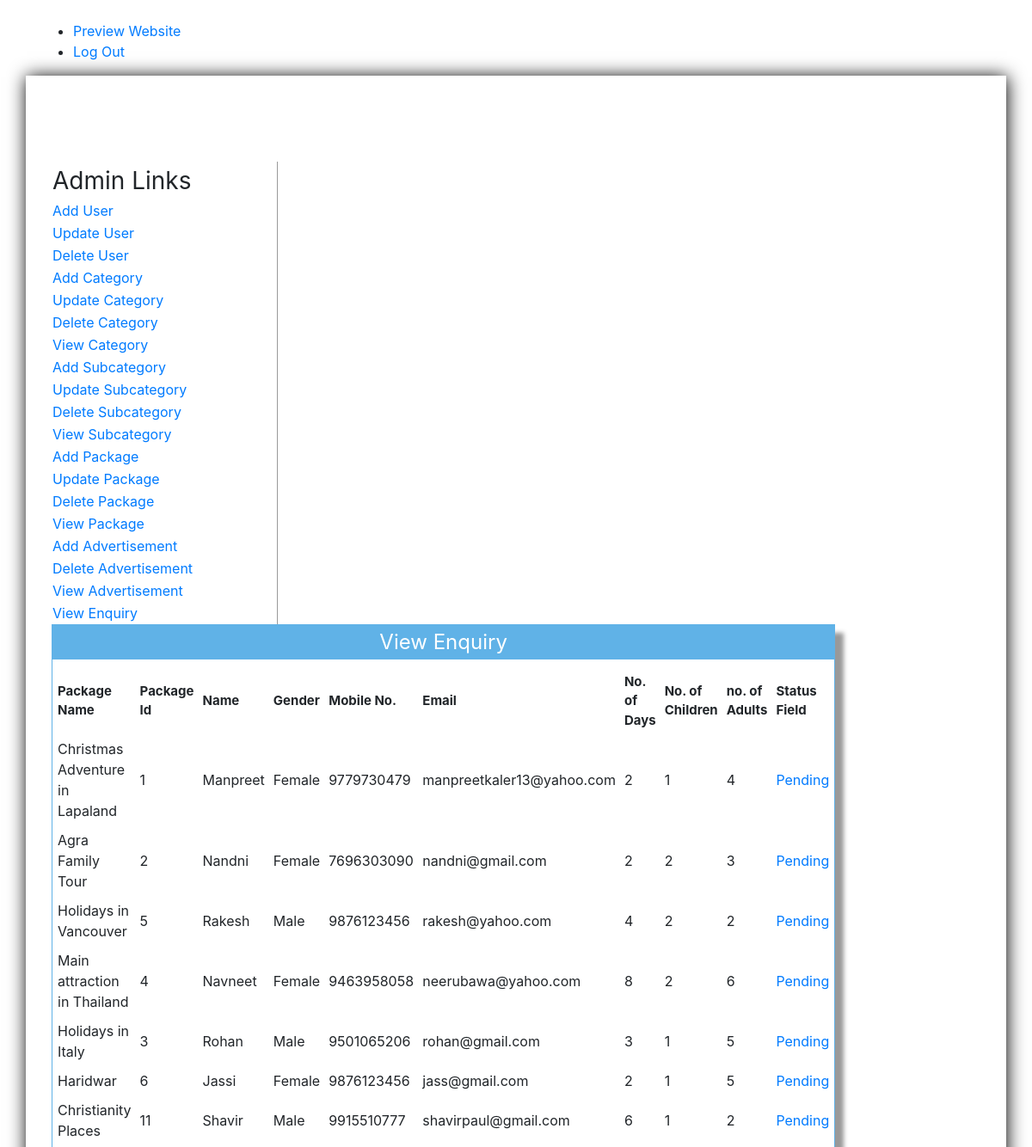
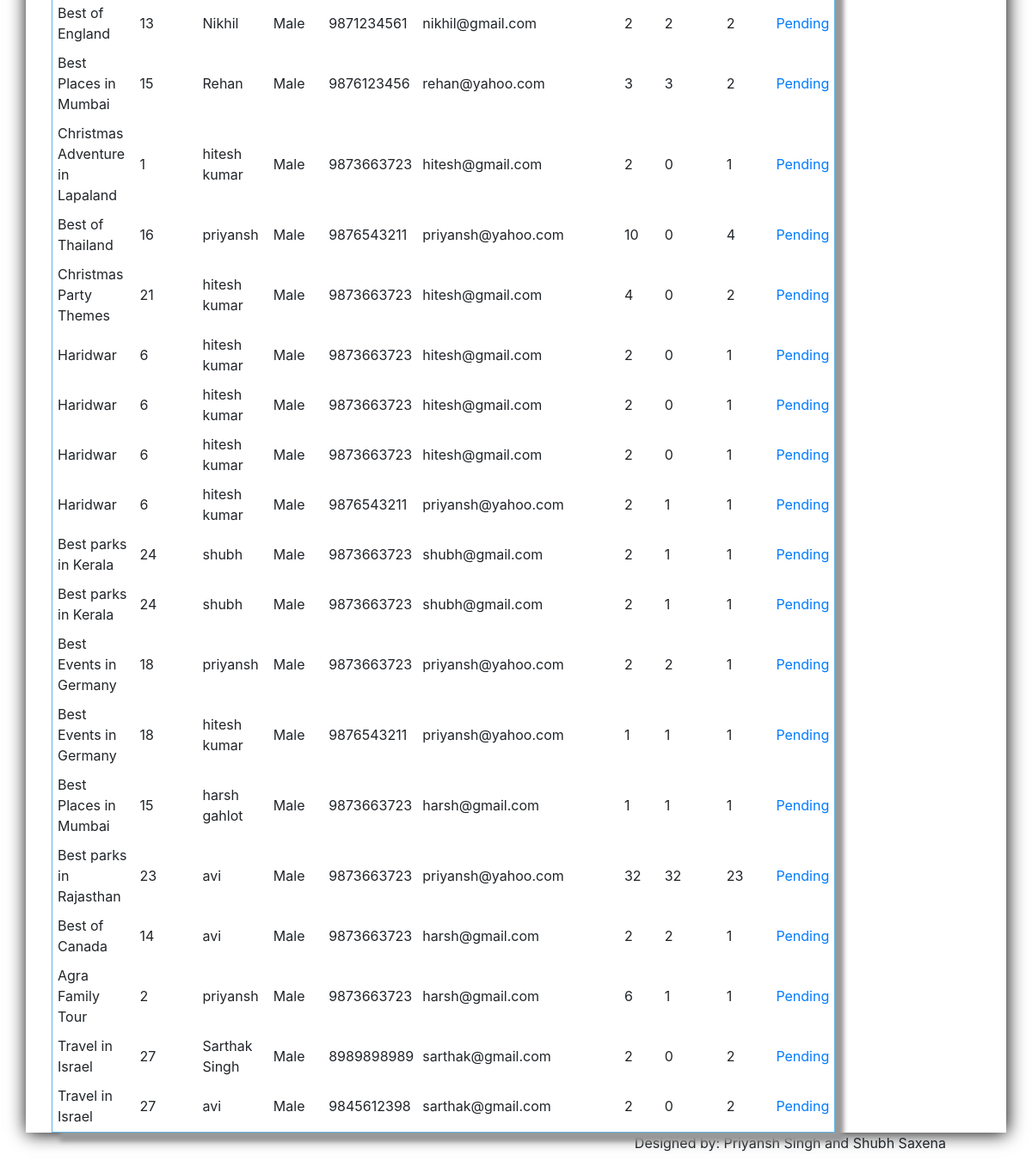
The page /Admin/viewenquiry.php (signed in) on the database its author committed (2 pictures, top to bottom).
### tables this page shows
CREATE TABLE `enquiry` (
  `Enquiryid` int(50) NOT NULL,
  `Packageid` int(50) NOT NULL,
  `Name` varchar(200) NOT NULL,
  `Gender` varchar(20) NOT NULL,
  `Mobileno` varchar(20) NOT NULL,
  `Email` varchar(50) NOT NULL,
  `NoofDays` int(50) NOT NULL,
  `Child` int(50) NOT NULL,
  `Adults` int(50) NOT NULL,
  `Message` varchar(900) NOT NULL,
  `Statusfield` varchar(200) NOT NULL
);

CREATE TABLE `package` (
  `Packid` int(200) NOT NULL,
  `Packname` varchar(1000) NOT NULL,
  `Category` int(200) NOT NULL,
  `Subcategory` int(200) NOT NULL,
  `Packprice` int(200) NOT NULL,
  `Pic1` varchar(8000) NOT NULL,
  `Pic2` varchar(8000) NOT NULL,
  `Pic3` varchar(8000) NOT NULL,
  `Detail` varchar(8000) NOT NULL
);

### Admin/viewenquiry.php (the view, shortened to what this page needs)
<!DOCTYPE html>
<html>
<head>
<link href="style.css" rel="stylesheet" type="text/css" />
<link href="../css/bootstrap.css" rel='stylesheet' type='text/css'/>
<link href="../css/style.css" rel="stylesheet" type="text/css" media="all"/>
<link href="../css/animate.css" rel="stylesheet" type="text/css" media="all">
</head>
<body>
<?php include('function.php'); ?>
<?php include('top.php'); ?>
<div style="padding-top:100px; box-shadow:1px 1px 20px black; min-height:570px" class="container">
<div class="col-sm-3" style="border-right:1px solid #999; min-height:450px;">
<?php include('left.php'); ?>
</div>
<div class="col-sm-9">
<form method="post">
<table border="0" width="90%" height="300px" align="center" class="tableshadow">
<tr><td class="toptd">View Enquiry</td></tr>
<tr><td align="center" valign="top" style="padding-top:10px;">
<table border="0" align="center" width="95%">
<tr><td style="font-size:15px; padding:5px; font-weight:bold;" >Package Name</td>
<td style="font-size:15px; padding:5px; font-weight:bold; ">Package Id</td>
<td style="font-size:15px; padding:5px; font-weight:bold;">Name</td>
<td style="font-size:15px; padding:5px; font-weight:bold;">Gender</td>
<td style="font-size:15px; padding:5px; font-weight:bold;">Mobile No.</td>
<td style="font-size:15px; padding:5px; font-weight:bold;">Email</td>
<td style="font-size:15px; padding:5px; font-weight:bold;">No. of Days</td>
<td style="font-size:15px; padding:5px; font-weight:bold;">No. of Children</td>
<td style="font-size:15px; padding:5px; font-weight:bold;">no. of Adults</td>
<td style="font-size:15px; padding:5px; font-weight:bold;">Status Field</td></tr>
<?php
$s="select * from enquiry,package where enquiry.Packageid=package.Packid";
$result=mysqli_query($cn,$s);
while($data=mysqli_fetch_array($result))
{
		echo "<td style=' padding:5px;'>$data[12]</td>
		<td style=' padding:5px;'>$data[1]</td>
		<td style=' padding:5px;'>$data[2]</td>
		<td style=' padding:5px;'>$data[3]</td>
		<td style=' padding:5px;'>$data[4]</td>
		<td style=' padding:5px;'>$data[5]</td>
		<td style=' padding:5px;'>$data[6]</td>
		<td style=' padding:5px;'>$data[7]</td>
		<td style=' padding:5px;'>$data[8]</td>
		<td style=' padding:5px;'><a href='chstatus.php?eid=$data[0]'>$data[10]</a></td>
		</tr>";
}
?>
</table>
</form>
</div>
</div>
<?php include('bottom.php'); ?>
</body>
</html>

### Admin/function.php (shortened to what this page needs)
<!DOCTYPE html PUBLIC "-//W3C//DTD XHTML 1.0 Transitional//EN" "http://www.w3.org/TR/xhtml1/DTD/xhtml1-transitional.dtd">
<html xmlns="http://www.w3.org/1999/xhtml">
<head>
</head>
<body>
</body>
</html>

### Admin/top.php (shortened to what this page needs)
<div class="header-top">
  <div class="container">
	 <div class="top-nav">
				<div class="logo">
				</div>
				<div class="menu">
				<ul id="nav">
					 <li><a href="../index.php" target="_blank">Preview Website</a></li>
					 <li><a href="logout.php">Log Out</a></li>
				 </ul>
				 </div>
	 </div>
 </div>
</div>

### Admin/left.php (shortened to what this page needs)
<!DOCTYPE html PUBLIC "-//W3C//DTD XHTML 1.0 Transitional//EN" "http://www.w3.org/TR/xhtml1/DTD/xhtml1-transitional.dtd">
<html xmlns="http://www.w3.org/1999/xhtml">
<head>
</head>
<body>
<table style="width:100%">
<tr><td style="font-size:28px">Admin Links</td></tr>
<?php if($_SESSION["usertype"]=="Admin")
{?>
<tr><td><a href="adduser.php">Add User</a></td></tr>
<tr><td><a href="updateuser.php">Update User</a></td></tr>
<tr><td><a href="deleteuser.php">Delete User</a></td></tr>
<?php }?>
<tr><td><a href="addcategory.php">Add Category</a></td></tr>
<?php if($_SESSION["usertype"]=="Admin")
{?>
<tr><td><a href="updatecategory.php">Update Category</a></td></tr>
<tr><td><a href="deletecategory.php">Delete Category</a></td></tr>
<?php }?>
<tr><td><a href="viewcategory.php">View Category</a></td></tr>
<tr><td><a href="addsubcategory.php">Add Subcategory</a></td></tr>
<?php if($_SESSION["usertype"]=="Admin")
{?>
<tr><td><a href="updatesubcategory.php">Update Subcategory</a></td></tr>
<tr><td><a href="deletesubcategory.php">Delete Subcategory</a></td></tr>
<?php }?>
<tr><td><a href="viewsubcategory.php">View Subcategory</a></td></tr>
<tr><td><a href="addpackage.php">Add Package</a></td></tr>
<?php if($_SESSION["usertype"]=="Admin")
{?>
<tr><td><a href="updatepackage.php">Update Package</a></td></tr>
<tr><td><a href="deletepackage.php">Delete Package</a></td></tr>
<?php }?>
<tr><td><a href="viewpackage.php">View Package</a></td></tr>
<tr><td><a href="addadvertisement.php">Add Advertisement</a></td></tr>
<?php if($_SESSION["usertype"]=="Admin")
{?>
<tr><td><a href="deleteadvertisement.php">Delete Advertisement</a></td></tr>
<?php }?>
<tr><td><a href="viewadvertisement.php">View Advertisement</a></td></tr>
<tr><td><a href="viewenquiry.php">View Enquiry</a></td></tr>
</table>
</body>
</html>

### Admin/bottom.php (shortened to what this page needs)
<div class="copyright text-right">
<p style="padding-right:100px">Designed by: Priyansh Singh and Shubh Saxena</p>
</div>

### Admin/style.css (style rules this page uses)
.tableshadow { box-shadow:10px 10px 5px #999; padding-top:40px; border:solid 1px #60b2e7 }
.toptd { color:white; font-size:24px; text-align:center; height:40px; background-color:#60b2e7 }

### rows shown on the page
enquiry: Packageid.Packname "Christmas Adventure in Lapaland", Packageid "1", Name "Manpreet", Gender "Female", Mobileno "9779730479", Email "manpreetkaler13@yahoo.com", NoofDays "2", Child "1", Adults "4", Statusfield "Pending"
enquiry: Packageid.Packname "Agra Family Tour", Packageid "2", Name "Nandni", Gender "Female", Mobileno "7696303090", Email "nandni@gmail.com", NoofDays "2", Child "2", Adults "3", Statusfield "Pending"
enquiry: Packageid.Packname "Holidays in Vancouver", Packageid "5", Name "Rakesh", Gender "Male", Mobileno "9876123456", Email "rakesh@yahoo.com", NoofDays "4", Child "2", Adults "2", Statusfield "Pending"
enquiry: Packageid.Packname "Main attraction in Thailand", Packageid "4", Name "Navneet", Gender "Female", Mobileno "9463958058", Email "neerubawa@yahoo.com", NoofDays "8", Child "2", Adults "6", Statusfield "Pending"
enquiry: Packageid.Packname "Holidays in Italy", Packageid "3", Name "Rohan", Gender "Male", Mobileno "9501065206", Email "rohan@gmail.com", NoofDays "3", Child "1", Adults "5", Statusfield "Pending"
enquiry: Packageid.Packname "Haridwar", Packageid "6", Name "Jassi", Gender "Female", Mobileno "9876123456", Email "jass@gmail.com", NoofDays "2", Child "1", Adults "5", Statusfield "Pending"
enquiry: Packageid.Packname "Christianity Places", Packageid "11", Name "Shavir", Gender "Male", Mobileno "9915510777", Email "shavirpaul@gmail.com", NoofDays "6", Child "1", Adults "2", Statusfield "Pending"
enquiry: Packageid.Packname "Best of England", Packageid "13", Name "Nikhil", Gender "Male", Mobileno "9871234561", Email "nikhil@gmail.com", NoofDays "2", Child "2", Adults "2", Statusfield "Pending"
enquiry: Packageid.Packname "Best Places in Mumbai", Packageid "15", Name "Rehan", Gender "Male", Mobileno "9876123456", Email "rehan@yahoo.com", NoofDays "3", Child "3", Adults "2", Statusfield "Pending"
enquiry: Packageid.Packname "Christmas Adventure in Lapaland", Packageid "1", Name "hitesh kumar", Gender "Male", Mobileno "9873663723", Email "hitesh@gmail.com", NoofDays "2", Child "0", Adults "1", Statusfield "Pending"
enquiry: Packageid.Packname "Best of Thailand", Packageid "16", Name "priyansh", Gender "Male", Mobileno "9876543211", Email "priyansh@yahoo.com", NoofDays "10", Child "0", Adults "4", Statusfield "Pending"
enquiry: Packageid.Packname "Christmas Party Themes", Packageid "21", Name "hitesh kumar", Gender "Male", Mobileno "9873663723", Email "hitesh@gmail.com", NoofDays "4", Child "0", Adults "2", Statusfield "Pending"
enquiry: Packageid.Packname "Haridwar", Packageid "6", Name "hitesh kumar", Gender "Male", Mobileno "9873663723", Email "hitesh@gmail.com", NoofDays "2", Child "0", Adults "1", Statusfield "Pending"
enquiry: Packageid.Packname "Haridwar", Packageid "6", Name "hitesh kumar", Gender "Male", Mobileno "9873663723", Email "hitesh@gmail.com", NoofDays "2", Child "0", Adults "1", Statusfield "Pending"
enquiry: Packageid.Packname "Haridwar", Packageid "6", Name "hitesh kumar", Gender "Male", Mobileno "9873663723", Email "hitesh@gmail.com", NoofDays "2", Child "0", Adults "1", Statusfield "Pending"
enquiry: Packageid.Packname "Haridwar", Packageid "6", Name "hitesh kumar", Gender "Male", Mobileno "9876543211", Email "priyansh@yahoo.com", NoofDays "2", Child "1", Adults "1", Statusfield "Pending"
enquiry: Packageid.Packname "Best parks in Kerala", Packageid "24", Name "shubh", Gender "Male", Mobileno "9873663723", Email "shubh@gmail.com", NoofDays "2", Child "1", Adults "1", Statusfield "Pending"
enquiry: Packageid.Packname "Best parks in Kerala", Packageid "24", Name "shubh", Gender "Male", Mobileno "9873663723", Email "shubh@gmail.com", NoofDays "2", Child "1", Adults "1", Statusfield "Pending"
enquiry: Packageid.Packname "Best Events in Germany", Packageid "18", Name "priyansh", Gender "Male", Mobileno "9873663723", Email "priyansh@yahoo.com", NoofDays "2", Child "2", Adults "1", Statusfield "Pending"
enquiry: Packageid.Packname "Best Events in Germany", Packageid "18", Name "hitesh kumar", Gender "Male", Mobileno "9876543211", Email "priyansh@yahoo.com", NoofDays "1", Child "1", Adults "1", Statusfield "Pending"
enquiry: Packageid.Packname "Best Places in Mumbai", Packageid "15", Name "harsh gahlot", Gender "Male", Mobileno "9873663723", Email "harsh@gmail.com", NoofDays "1", Child "1", Adults "1", Statusfield "Pending"
enquiry: Packageid.Packname "Best parks in Rajasthan", Packageid "23", Name "avi", Gender "Male", Mobileno "9873663723", Email "priyansh@yahoo.com", NoofDays "32", Child "32", Adults "23", Statusfield "Pending"
enquiry: Packageid.Packname "Best of Canada", Packageid "14", Name "avi", Gender "Male", Mobileno "9873663723", Email "harsh@gmail.com", NoofDays "2", Child "2", Adults "1", Statusfield "Pending"
enquiry: Packageid.Packname "Agra Family Tour", Packageid "2", Name "priyansh", Gender "Male", Mobileno "9873663723", Email "harsh@gmail.com", NoofDays "6", Child "1", Adults "1", Statusfield "Pending"
enquiry: Packageid.Packname "Travel in Israel", Packageid "27", Name "Sarthak Singh", Gender "Male", Mobileno "8989898989", Email "sarthak@gmail.com", NoofDays "2", Child "0", Adults "2", Statusfield "Pending"
enquiry: Packageid.Packname "Travel in Israel", Packageid "27", Name "avi", Gender "Male", Mobileno "9845612398", Email "sarthak@gmail.com", NoofDays "2", Child "0", Adults "2", Statusfield "Pending"
